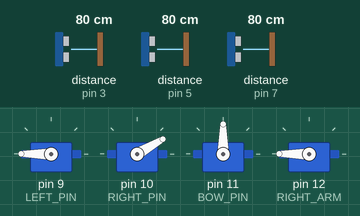
This sketch was run on a simulated Arduino Uno, built with avr-gcc and run on an emulated ATmega328P. On the bench: 4 × servo. The inputs (shaded band) are chosen by the test bench; at power-on: distance to the obstacle (sensors on pin 3, pin 5, pin 7) 80 cm. The echo pulse lasts 58.3 µs per cm; the audio player accepts every command and is not drawn.

Above: at 1.2 s.
1.3 s: distance to the obstacle (sensor on pin 3) set to 54 cm
4.3 s: distance to the obstacle (sensor on pin 3) set to 44 cm
At 5.0 s:
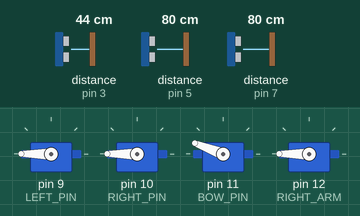
7.3 s: distance to the obstacle (sensor on pin 3) set to 120 cm
At 10.2 s:
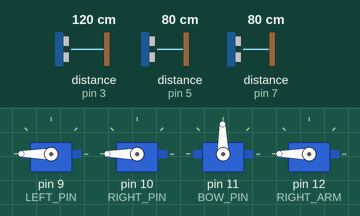
10.3 s: distance to the obstacle (sensor on pin 3) set to 2 cm
At 11.2 s:
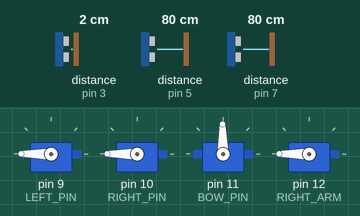
11.8 s: distance to the obstacle (sensor on pin 3) set to 60 cm
At 14.7 s:
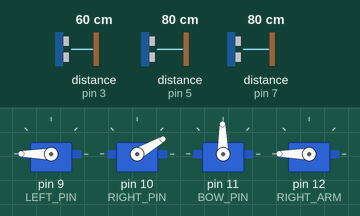
14.8 s: distance to the obstacle (sensor on pin 5) set to 250 cm
Timing chart, 0 to 17.4 s (numbered marks = the images above; inputs shaded):
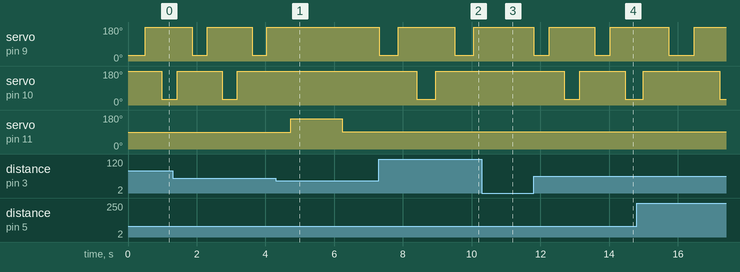

Measured:
- the behaviour switches between 49 and 48 cm on distance to the obstacle (sensor on pin 3) (found by bisection; images 0 and 1)
- after the input at 4.3 s, servo on pin 9 (LEFT_PIN): stays 180° (without the input it goes to 30° after 1.0 s); servo on pin 10 (RIGHT_PIN): stops changing and stays 180°; servo on pin 11 (BOW_PIN): 90° → 159° after 0.44 s, → 91° 1.5 s later
- after the input at 7.3 s, servo on pin 9 (LEFT_PIN): alternates 180° for 1.6 s and 30° for 0.55 s, starting at once; servo on pin 10 (RIGHT_PIN): 180° → 30° after 1.1 s, → 180° 0.55 s later
- after the input at 10.3 s, servo on pin 9 (LEFT_PIN): stays 180° (without the input it goes to 30° after 1.4 s); servo on pin 10 (RIGHT_PIN): stays 180° (without the input it goes to 30° after 0.31 s)
- after the input at 11.8 s, servo on pin 9 (LEFT_PIN): alternates 180° for 1.3 s and 30° for 0.44 s, starting at once; servo on pin 10 (RIGHT_PIN): 180° → 30° after 0.89 s, → 180° 0.44 s later, → 30° 1.3 s later
- by itself, servo on pin 9 (LEFT_PIN): alternates 180° for 1.3 s and 30° for 0.43 s

The sketch:

CinCin_code_v1.ino
```cpp
/* IMPORTANTISSIMO: I SONAR VANNO ALIMENTATI A PARTE (5 V)
 Trigger -> Grigio
 Echo -> Viola
 Gnd -> Verde
 Vcc -> Blu
 */

// ---- LIBRARIES ----
#include <NewPing.h>
#include <Servo.h>
#include <SoftwareSerial.h>
#include <DFPlayer_Mini_Mp3.h>

// ---- DEBUGGING FLAG ----
#define DEBUG 1

// ---- Constants ----
#define TRUE true
#define FALSE false
#define ON 1
#define OFF 0

// ---- MOTOR PINS ----
#define LEFT_PIN 9
#define RIGHT_PIN 10
#define BOW_PIN 11
#define RIGHT_ARM 12

// ---- MOTOR INITIAL & FINAL POSITIONS ----
#define LEFT_STRETCHED_POSITION 30
#define LEFT_REST_POSITION 180
#define RIGHT_STRETCHED_POSITION 30
#define RIGHT_REST_POSITION 180
#define BOW_STRETCHED_POSITION 160
#define BOW_REST_POSITION 90
#define RARM_HIGH_POSITION 0
#define RARM_LOW_POSITION 90

// ---- DELAYS ----
#define BOW_DOWN_DELAY 1500
#define BOW_UP_DELAY 800

// ---- SONAR PINS ----
#define TRIG_PIN_LEFT 2
#define ECHO_PIN_LEFT 3
#define TRIG_PIN_MIDDLE 4
#define ECHO_PIN_MIDDLE 5
#define TRIG_PIN_RIGHT 6
#define ECHO_PIN_RIGHT 7

#define MEASUREMENTS_NUMBER 30

// ---- MP3 PLAYER PINS ----
#define RXPIN 12
#define TXPIN 13


// ---- MAXIMUM SONAR DISTANCE (CM) ----
#define MAX_DISTANCE 300

// ---- STOPPING DANCE DISTANCE (CM) ----
#define STOP_DISTANCE 50

// ---- SONAR INITIALIZATION ----
long distanceLeft, distanceMiddle, distanceRight;
NewPing sonarLeft(TRIG_PIN_LEFT, ECHO_PIN_LEFT, MAX_DISTANCE);
NewPing sonarMiddle(TRIG_PIN_MIDDLE, ECHO_PIN_MIDDLE, MAX_DISTANCE);
NewPing sonarRight(TRIG_PIN_RIGHT, ECHO_PIN_RIGHT, MAX_DISTANCE);


// ---- MOTOR INITIALIZATION ----
Servo leftMotor, rightMotor, bowMotor, rightArmMotor;


// ---- CONTROL VARIABLES ----
boolean clientPresence = false; // booleano che indica la presenza o meno dell'utente
boolean engagement = false;
boolean mp3_stopper = true; // in futuro forse non servirà, visto che quando viene rilevato qualcuno la funzione dance() ritorna


// ---- FUNCTION PROTOTYPES ----
void dance(); // Funzione che fa ballare Cin Cin con musica cinese di sottofondo

void cin_cin_engagement(); // Funzione che fa compiere la prima interazione con l'utente

void cin_cin_menu(); // Funzione che fa presentare il ristorante e offrire il menù all'utente

void cin_cin_selfie(); // Funzione che fa scattare un selfie con l'utente ed invia la foto in cassa tramite Wi-Fi

void selfie_rotation(); // Funzione che alza il braccio e fa ruotare Cin Cin per scattare il selfie

void debugDistance(long distance, char c); // Funzione che permette di stampare a video i valori rilevati dai sonar

void updateDistances(); // Funzione che aggiorna i valori rilevati dai sonar


void attachServos();           // attaches the servos to the respective pin
void initServos();             // sets the motors to the right position
boolean thereIsSomeone();      // updates the distances and sets respective boolean flag for the client's presence
boolean clientEngaged();       // returns true if any client has been engaged
void bowMotorDown();           // makes CIN-CIN bow
void bowMotorUp();             // makes CIN-CIN stands from the bow

void turnCameraOn();           // turns on the camera
void turnCameraOff();          // turns off the camera
void takePicture();            // takes a picture with the camera
void switchWifiOn();           // turns the wifi on
void switchWifiOff();          // turns the wifi off

void debug(char *message);     // prints a message on the serial
void debug(char description, long value);
void debug(char *description, long value);
void debug(char description, int value);
void debug(char *description, int value);

// ---- MP3 PLAYER INITIALIZATION ----
SoftwareSerial mySerial(RXPIN, TXPIN);


void setup()
{
    // Inizializzazione dei motori e dei vari componenti
    // Settaggio dei pin di OUTPUT ed INPUT
    attachServos();
    initServos();

    Serial.begin(9600);
    mySerial.begin(9600);
    mp3_set_serial(mySerial); //set Serial for DFPlayer-mini mp3 module
    mp3_set_volume(20); //max volume is 30

    distanceLeft = 0;
    distanceMiddle = 0;
    distanceRight = 0;
}

void attachServos()
{
    leftMotor.attach(LEFT_PIN);
    rightMotor.attach(RIGHT_PIN);
    bowMotor.attach(BOW_PIN);
    rightArmMotor.attach(RIGHT_ARM);
}

void initServos()
{
    leftMotor.write(LEFT_REST_POSITION);
    rightMotor.write(RIGHT_REST_POSITION);
    bowMotor.write(BOW_REST_POSITION);
    rightArmMotor.write(LEFT_REST_POSITION);
}

void loop()
{
    dance();
    cin_cin_engagement();
    if (thereIsSomeone()) {
        cin_cin_menu();
    }
    if (thereIsSomeone()) {
        cin_cin_selfie();
    }
}

void dance()
{
    // Funzione che fa ballare Cin Cin con musica cinese di sottofondo
    // Mentre balla rileva se passa qualcuno entro 2 metri c.a.
    // Quando rileva qualcuno si fermano i motori, la musica e la funzione ritorna dopo aver settato il flag someone a TRUE

    if(thereIsSomeone()) {
        return;
    }

    mp3_play (1); //play 0001.mp3

    while(true){
        if(!mp3_stopper){
          mp3_play (1); // play 0001.mp3
          mp3_single_loop (true);
          mp3_stopper = true;
        }

        leftMotor.write(LEFT_STRETCHED_POSITION);
        for (int i = 0; i < 30; i++) {
            if (thereIsSomeone()) {
                leftMotor.write(LEFT_REST_POSITION);
                delay(400);
                mp3_stop ();
                return;
            }
        }

        leftMotor.write(LEFT_REST_POSITION);
        for (int i = 0; i < 30; i++) {
            if (thereIsSomeone()) {
                delay(400);
                mp3_stop ();
                return;
            }

        }

        rightMotor.write(RIGHT_STRETCHED_POSITION);
        for (int i = 0; i < 30; i++) {
            if (thereIsSomeone()) {
                rightMotor.write(RIGHT_REST_POSITION);
                delay(400);
                mp3_stop ();
                return;
            }
        }

        rightMotor.write(RIGHT_REST_POSITION);
        for (int i = 0; i < 30; i++) {
            if (thereIsSomeone()) {
                delay(400);
                mp3_stop ();
                return;
            }
        }
   }

}

void cin_cin_engagement()
{
    // Funzione che fa compiere la prima interazione con l'utente
    // Cin Cin chiama verso di se l'utente e se rileva un avvicinamento si presenta per poi fare un inchino
    // Se l'utente Ã¨ ancora lÃ¬ allora la funzione ritorna, altrimenti viene settato il flag somene a FALSE prima di ritornare

    if (thereIsSomeone() && !clientEngaged()) {
        mp3_pause();

        //mp3_play(2); "EHI EHI VIENI QUI!!!
        //se la persona si avvicina

        bowMotorDown();
        bowMotorUp();

        engagement = 1;
        //mp3_play(3); "(inchino) MOLTO PIACERE DI CONOSCERTI, IO SONO CIN CIN"
    }


}

void cin_cin_menu()
{
    // Funzione che fa presentare il ristorante e offrire il menù all'utente
    // Cin Cin presenta il ristorante all'utente per poi invitarlo a dare un'occhiata al menÃ¹ facendo un inchino
    // Se l'utente non prende il menÃ¹ allora Cin Cin si rialza e verifica che l'utente sia ancora lÃ¬, ed eventualmente setta il flag someone a FALSE prima di ritornare
    // Se l'utente Ã¨ ancora lÃ¬ riprova ad offrirgli il menÃ¹, se non viene preso nemmeno questa volta la funzione ritorna
    // Se l'utente prende il menÃ¹ Cin Cin resta inchinato fino a che non viene rimesso a posto, per poi ritornare dopo aver eventualmente settato il flag someone

}

void cin_cin_selfie()
{
    // Funzione che fa scattare un selfie con l'utente ed invia la foto in cassa tramite Wi-Fi
    // Cin Cin chiede all'utente di scattarsi un selfie con lui e si gira alzando il bambÃ¹, invitandolo a premere il cappello per scattare la foto
    // Se l'utente non preme il cappello allora Cin Cin lo invita nuovamente a schiacciare il cappello non appena Ã¨ pronto
    // Sia che l'utente prema o non prema il cappello, Cin Cin si rimette in posizione normale ed eventualmente setta il flag someone a FALSE prima di ritornare

}

void bowMotorDown()
{
    for (int i = BOW_REST_POSITION; i < BOW_STRETCHED_POSITION; i++) {
        bowMotor.write(i);
    }
    delay(BOW_DOWN_DELAY);
}

void bowMotorUp()
{
    for (int i = BOW_STRETCHED_POSITION; i > BOW_REST_POSITION; i--) {
        bowMotor.write(i);
    }
    delay(BOW_UP_DELAY);
}

void selfie_rotation()
{
    // Funzione che alza il braccio e fa ruotare Cin Cin per scattare il selfie

}


void updateDistances()
{
    distanceRight = sonarRight.ping_cm();
    if (distanceRight == 0) {
        distanceRight = MAX_DISTANCE;
    }

    distanceMiddle = sonarMiddle.ping_cm();
    if (distanceMiddle == 0.0) {
        distanceMiddle = MAX_DISTANCE;
    }

    distanceLeft = sonarLeft.ping_cm();
    if (distanceLeft == 0.0) {
        distanceLeft = MAX_DISTANCE;
    }

    debug('R', distanceRight);
    debug('M', distanceMiddle);
    debug('L', distanceLeft);

}

boolean thereIsSomeone()
{
    updateDistances();

    if (distanceRight < STOP_DISTANCE || distanceMiddle < STOP_DISTANCE || distanceLeft < STOP_DISTANCE){
        clientPresence = TRUE;
    } else {
        clientPresence = FALSE;
    }
    return clientPresence;
}

boolean clientEngaged()
{
    return engagement;
}


void turnCameraOn()
{
}
void turnCameraOff()
{
}
void takePicture()
{
}
void switchWifiOn()
{
}
void switchWifiOff()
{
}


void debug(char description, long value)
{
#ifndef DEBUG
    char buff[1s0];
    sprintf(buff, "%c%l", description, value);
    debug(buff);
#endif
}

void debug(char *description, long value)
{
#ifndef DEBUG
    char buff[50];
    sprintf(buff, "%s%l", description, value);
    debug(buff);
#endif
}

void debug(char description, int value)
{
#ifndef DEBUG
    char buff[20];
    sprintf(buff, "%c%d", description, value);
    debug(buff);
#endif
}

void debug(char *description, int value)
{
#ifndef DEBUG
    char buff[50];
    sprintf(buff, "%s%d", description, value);
    debug(buff);
#endif
}

void debug(char *message)
{
#ifndef DEBUG
    Serial.println(message);
#endif
}
```
